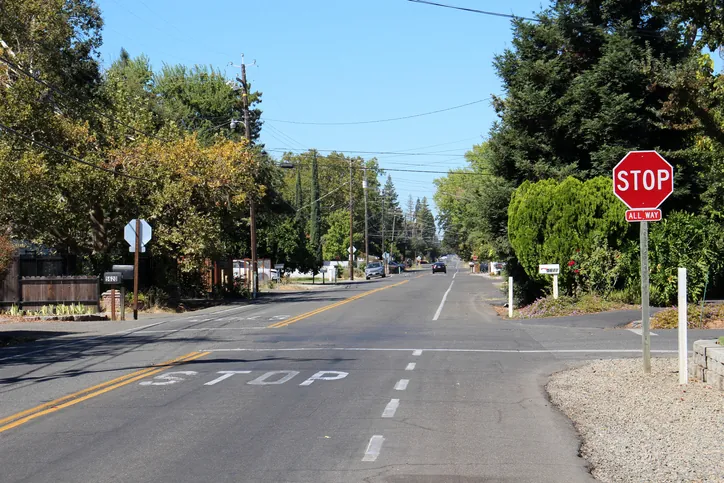
#> input picture stop_sign.png, 724 x 483 px
$ python -i main.py   (imports and definitions only)
#> lines starting #> are read from the running program, lines starting #| are printed output that depends on the picture; after the words box and inside, x2 and y2 are one past the last pixel; in counts of white or black regions, pixels touching at a corner belong together
### lane-detection/utils.py
import cv2
import numpy as np

def thresholding(img):
    imgHsv = cv2.cvtColor(img, cv2.COLOR_BGR2HSV)
    lowerWhite = np.array([0, 0, 200])
    upperWhite = np.array([179, 55, 255])
    maskWhite = cv2.inRange(imgHsv, lowerWhite, upperWhite)
    return maskWhite


def warpImg(img, points, w, h, inv = False):
    pts1 = np.float32(points)
    pts2 = np.float32([[0,0],[w,0],[0,h],[w,h]])
    if inv:
        matrix = cv2.getPerspectiveTransform(pts2, pts1)
    else:
        matrix = cv2.getPerspectiveTransform(pts1, pts2)

    imgWarp = cv2.warpPerspective(img, matrix, (w,h))
    return imgWarp

def nothing(x):
    pass


# [80 lines left out: functions initializeTrackbars, valTrackbars, drawPoints, getHistogram, stackImages, not called in this run]

### lane-detection/main.py
import numpy as np
import cv2
from moviepy.editor import VideoFileClip
import utils
from scipy.interpolate import CubicSpline
import matplotlib.pyplot as plt

history_steering = []
history_speed = []


# --- CẤU HÌNH CỐ ĐỊNH ---
W, H = 480, 240
widthTop = 102
heightTop = 114
widthBottom = 30
heightBottom = 214
LANE_WIDTH = 260
MARGIN = 60
MINPIX = 40
SMOOTH_KERNEL = 25

class AdaptiveController:
    def __init__(self):
        # Cấu hình tốc độ (Tham khảo controllerSP.py)
        self.max_speed = 50    # Chạy thẳng
        self.min_speed = 20    # Vào cua

        # Ngưỡng góc lái để quyết định tốc độ (rad)
        # 1 độ ~ 0.017 rad, 11 độ ~ 0.19 rad
        self.alpha_straight = np.deg2rad(2)
        self.alpha_curve = np.deg2rad(15)

        # Cấu hình độ nhạy lái (Gain)
        self.Kp_straight = 0.6  # Đi thẳng lái nhẹ thôi cho đỡ lắc
        self.Kp_curve = 1.5     # Vào cua lái gắt hơn để bám đường

        # --- TẠO BỘ NỘI SUY (CUBIC SPLINE) ---
        self.speed_spline = CubicSpline(
            [self.alpha_straight, self.alpha_curve],
            [self.max_speed, self.min_speed],
            bc_type=((1, 0.0), (1, 0.0)) # Đạo hàm tại biên bằng 0 (làm phẳng đầu cuối)
        )

        self.gain_spline = CubicSpline(
            [self.alpha_straight, self.alpha_curve],
            [self.Kp_straight, self.Kp_curve],
            bc_type=((1, 0.0), (1, 0.0))
        )

    def get_control(self, offset, heading_error):
        # Lấy giá trị tuyệt đối của góc lệch hướng
        abs_alpha = abs(heading_error)

        # 1. Tính toán Tốc độ và Gain dựa trên độ gắt của khúc cua
        if abs_alpha < self.alpha_straight:
            target_speed = self.max_speed
            kp = self.Kp_straight
        elif abs_alpha > self.alpha_curve:
            target_speed = self.min_speed
            kp = self.Kp_curve
        else:
            # Nội suy mượt mà ở khoảng giữa
            target_speed = float(self.speed_spline(abs_alpha))
            kp = float(self.gain_spline(abs_alpha))

        # 2. Tính góc lái (Kết hợp offset và heading)
        # Công thức Stanley Controller đơn giản hóa:
        # Steering = Heading_Error + arctan(k * CrossTrack_Error / speed)
        # Ở đây ta dùng phiên bản đơn giản hơn lai PID:

        steering_angle = -kp * offset - 0.8 * heading_error

        # Clip góc lái (-25 đến 25 độ)
        steering_angle_deg = np.rad2deg(steering_angle)
        steering_angle_deg = np.clip(steering_angle_deg, -25, 25)

        return steering_angle_deg, target_speed

# Khởi tạo Controller
controller = AdaptiveController()

def get_curve_points(imgWarp):
    h, w = imgWarp.shape[:2]
    ignore_border = 50
    border_drop = 40

    # 1. Histogram
    region_ratio = 0.75
    y0 = int(h * region_ratio)
    histogram = np.sum(imgWarp[y0:, :], axis=0).astype(np.float32)

    if SMOOTH_KERNEL > 1:
        k = np.ones(SMOOTH_KERNEL, dtype=np.float32) / SMOOTH_KERNEL
        histogram = np.convolve(histogram, k, mode="same")

    if ignore_border > 0:
        histogram[:ignore_border] = 0
        histogram[w - ignore_border:] = 0

    # 2. Base Points
    l0 = int(w * 0.05); l1 = int(w * 0.45)
    r0 = int(w * 0.55); r1 = int(w * 0.95)
    l0, l1 = max(0, l0), min(w, l1)
    r0, r1 = max(0, r0), min(w, r1)

    if l1 <= l0 or r1 <= r0: return None, None, None, None, None

    leftx_base = int(np.argmax(histogram[l0:l1]) + l0)
    rightx_base = int(np.argmax(histogram[r0:r1]) + r0)

    # 3. Nonzero
    nonzero = imgWarp.nonzero()
    nonzeroy = np.array(nonzero[0], dtype=np.int32)
    nonzerox = np.array(nonzero[1], dtype=np.int32)

    if border_drop > 0:
        keep = (nonzerox > border_drop) & (nonzerox < (w - border_drop))
        nonzerox = nonzerox[keep]
        nonzeroy = nonzeroy[keep]

    if nonzerox.size < 200: return None, None, None, None, None

    # 4. Sliding Windows
    nwindows = 12
    window_height = int(h // nwindows)
    leftx_current = leftx_base
    rightx_current = rightx_base
    left_lane_inds = []
    right_lane_inds = []

    for window in range(nwindows):
        win_y_low = h - (window + 1) * window_height
        win_y_high = h - window * window_height
        win_xleft_low = leftx_current - MARGIN
        win_xleft_high = leftx_current + MARGIN
        win_xright_low = rightx_current - MARGIN
        win_xright_high = rightx_current + MARGIN

        good_left_inds = ((nonzeroy >= win_y_low) & (nonzeroy < win_y_high) &
                          (nonzerox >= win_xleft_low) & (nonzerox < win_xleft_high)).nonzero()[0]
        good_right_inds = ((nonzeroy >= win_y_low) & (nonzeroy < win_y_high) &
                           (nonzerox >= win_xright_low) & (nonzerox < win_xright_high)).nonzero()[0]

        left_lane_inds.append(good_left_inds)
        right_lane_inds.append(good_right_inds)

        if good_left_inds.size > MINPIX:
            leftx_current = int(np.mean(nonzerox[good_left_inds]))
        if good_right_inds.size > MINPIX:
            rightx_current = int(np.mean(nonzerox[good_right_inds]))

    left_lane_inds = np.concatenate(left_lane_inds) if len(left_lane_inds) else np.array([], dtype=np.int32)
    right_lane_inds = np.concatenate(right_lane_inds) if len(right_lane_inds) else np.array([], dtype=np.int32)

    leftx = nonzerox[left_lane_inds]
    lefty = nonzeroy[left_lane_inds]
    rightx = nonzerox[right_lane_inds]
    righty = nonzeroy[right_lane_inds]

    y_bottom = h - 1
    y_top = int(h * 0)
    ploty = np.linspace(y_top, y_bottom, y_bottom - y_top + 1)

    # 6. Sanity check
    edge_margin = 60
    if rightx.size >= 200 and np.mean(rightx) > (w - edge_margin):
        return None, None, None, None, None
    if leftx.size >= 200 and np.mean(leftx) < edge_margin:
        return None, None, None, None, None

    # 7. Fallback Logic (Sửa lại trả về 5 giá trị)
    # Left missing, infer from Right
    if leftx.size < 200 and rightx.size >= 200:
        right_fit = np.polyfit(righty, rightx, 2)
        right_fitx = right_fit[0] * ploty**2 + right_fit[1] * ploty + right_fit[2]
        curvature_sign = np.sign(right_fit[0])
        left_fitx = right_fitx - LANE_WIDTH * (1 + 0.15 * curvature_sign)
        # Giả lập left_fit từ right_fit (chỉ thay đổi hệ số C - vị trí)
        left_fit = np.array([right_fit[0], right_fit[1], right_fit[2] - LANE_WIDTH])
        return np.clip(left_fitx, 0, w-1), np.clip(right_fitx, 0, w-1), ploty, left_fit, right_fit

    # Right missing, infer from Left
    if rightx.size < 200 and leftx.size >= 200:
        left_fit = np.polyfit(lefty, leftx, 2)
        left_fitx = left_fit[0] * ploty**2 + left_fit[1] * ploty + left_fit[2]
        right_fitx = left_fitx + LANE_WIDTH
        # Giả lập right_fit
        right_fit = np.array([left_fit[0], left_fit[1], left_fit[2] + LANE_WIDTH])
        return np.clip(left_fitx, 0, w-1), np.clip(right_fitx, 0, w-1), ploty, left_fit, right_fit

    if leftx.size < 200 or rightx.size < 200:
        return None, None, None, None, None

    # 8. Fit 2 lane bình thường
    left_fit = np.polyfit(lefty, leftx, 2)
    right_fit = np.polyfit(righty, rightx, 2)

    left_fitx = left_fit[0] * ploty**2 + left_fit[1] * ploty + left_fit[2]
    right_fitx = right_fit[0] * ploty**2 + right_fit[1] * ploty + right_fit[2]

    return np.clip(left_fitx, 0, w-1), np.clip(right_fitx, 0, w-1), ploty, left_fit, right_fit

def calculate_control_info(img_shape, left_fit, right_fit):
    """
    Trả về: offset (m), curvature (m), heading_error (rad)
    """
    h, w = img_shape[:2]
    # Tỷ lệ pixel -> mét (Cần đo đạc thực tế để chính xác nhất)
    ym_per_pix = 30 / 240
    xm_per_pix = 3.7 / 260
    y_eval = h - 1

    if left_fit is None or right_fit is None:
        return 0, 0, 0

    # 1. Tính Offset (Độ lệch tâm)
    left_x = left_fit[0]*y_eval**2 + left_fit[1]*y_eval + left_fit[2]
    right_x = right_fit[0]*y_eval**2 + right_fit[1]*y_eval + right_fit[2]
    lane_center = (left_x + right_x) / 2
    car_center = w / 2
    offset_meter = (lane_center - car_center) * xm_per_pix

    # 2. Tính Curvature (Bán kính cong)
    left_curverad = ((1 + (2*left_fit[0]*y_eval*ym_per_pix + left_fit[1])**2)**1.5) / np.absolute(2*left_fit[0])
    right_curverad = ((1 + (2*right_fit[0]*y_eval*ym_per_pix + right_fit[1])**2)**1.5) / np.absolute(2*right_fit[0])
    curvature_meter = (left_curverad + right_curverad) / 2

    # 3. Tính Heading Error (Góc lệch hướng) - MỚI!
    # Đạo hàm f'(y) = 2Ay + B chính là độ dốc (slope) dx/dy
    # Vì trục y hướng xuống, và x hướng ngang, ta tính góc so với trục dọc
    left_slope = 2 * left_fit[0] * y_eval + left_fit[1]
    right_slope = 2 * right_fit[0] * y_eval + right_fit[1]
    avg_slope = (left_slope + right_slope) / 2

    # Góc lệch (rad) = arctan(slope)
    # Lưu ý: Đây là góc trong không gian pixel.
    # Nếu muốn chính xác tuyệt đối cần nhân tỷ lệ xm_per_pix/ym_per_pix,
    # nhưng ở đây ta dùng xấp xỉ pixel vì Controller tự thích nghi được.
    heading_error_rad = np.arctan(avg_slope)

    return offset_meter, curvature_meter, heading_error_rad

def draw_green_lane(img_original, img_warp, points):
    # 1. Lấy thông tin làn
    left_fitx, right_fitx, ploty, left_fit, right_fit = get_curve_points(img_warp)

    if left_fitx is None: return img_original

    # 2. Tính toán thông số (Lấy thêm Heading Error)
    offset_meter, curvature_meter, heading_error_rad = calculate_control_info(img_warp.shape, left_fit, right_fit)

    # 3. Lấy tín hiệu điều khiển từ Adaptive Controller
    steering_angle, speed = controller.get_control(offset_meter, heading_error_rad)

    history_steering.append(steering_angle)
    history_speed.append(speed)

    # 4. Vẽ vùng xanh
    warp_zero = np.zeros_like(img_warp).astype(np.uint8)
    color_warp = np.dstack((warp_zero, warp_zero, warp_zero))

    pts_left = np.array([np.transpose(np.vstack([left_fitx, ploty]))])
    pts_right = np.array([np.flipud(np.transpose(np.vstack([right_fitx, ploty])))])
    pts = np.hstack((pts_left, pts_right))

    cv2.fillPoly(color_warp, np.int_([pts]), (0, 255, 0))
    # Vẽ viền màu đỏ/xanh dương cho dễ nhìn
    cv2.polylines(color_warp, np.int_([pts_left]), False, (0, 0, 255), 15)
    cv2.polylines(color_warp, np.int_([pts_right]), False, (255, 0, 0), 15)

    newwarp = utils.warpImg(color_warp, points, W, H, inv=True)
    result = cv2.addWeighted(img_original, 1, newwarp, 0.5, 0)

    # 5. Hiển thị thông số đầy đủ
    font = cv2.FONT_HERSHEY_SIMPLEX
    # Cột trái
    cv2.putText(result, f"Offset: {offset_meter:.2f} m", (20, 40), font, 0.7, (255, 255, 0), 2)
    cv2.putText(result, f"Heading: {np.rad2deg(heading_error_rad):.1f} deg", (20, 70), font, 0.7, (255, 255, 0), 2)
    cv2.putText(result, f"Radius: {curvature_meter:.0f} m", (20, 100), font, 0.7, (255, 255, 0), 2)

    # Cột phải (Kết quả điều khiển)
    cv2.putText(result, f"STEER: {steering_angle:.2f}", (300, 40), font, 0.7, (0, 255, 0), 2)
    cv2.putText(result, f"SPEED: {speed:.0f}", (300, 70), font, 0.7, (0, 255, 0), 2)

    print(f"Angle: {steering_angle:.1f} \t Speed: {speed:.0f} \n")

    return result

def frame_processor(image):
    imgSmall = cv2.resize(image, (W, H))
    imgBGR = cv2.cvtColor(imgSmall, cv2.COLOR_RGB2BGR)

    imgThres = utils.thresholding(imgBGR)

    kernel = np.ones((3,3), np.uint8)
    imgThres = cv2.medianBlur(imgThres, 5)
    imgThres = cv2.morphologyEx(imgThres, cv2.MORPH_CLOSE, kernel, iterations=2)
    imgThres = cv2.dilate(imgThres, kernel, iterations=1)

    points = np.float32([(widthTop, heightTop), (W-widthTop, heightTop),
                         (widthBottom, heightBottom), (W-widthBottom, heightBottom)])

    imgWarp = utils.warpImg(imgThres, points, W, H)

    try:
        # Gọi draw_green_lane đã được cập nhật logic tính toán
        final_img = draw_green_lane(imgBGR, imgWarp, points)
    except Exception as e:
        print(f"Error processing frame: {e}")
        final_img = imgBGR

    return cv2.cvtColor(final_img, cv2.COLOR_BGR2RGB)

# --- CHẠY ---
# [40 lines not run here, left out]

>>> import cv2
>>> picture = cv2.cvtColor(cv2.imread('../stop_sign.png'), cv2.COLOR_BGR2RGB)
>>> result = frame_processor(picture)
#> in frame_processor, `imgSmall = cv2.resize(image, (W, H))`:
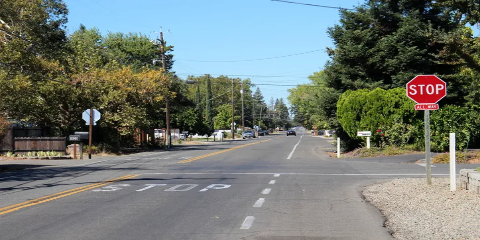
#> imgSmall: shape (240, 480, 3); mean R, G, B 114.2, 121.8, 116
#> in thresholding, `imgHsv = cv2.cvtColor(img, cv2.COLOR_BGR2HSV)`: imgHsv: shape (240, 480, 3); mean H, S, V 63, 70.7, 132.4
#> in thresholding, `maskWhite = cv2.inRange(imgHsv, lowerWhite, upperWhite)`:
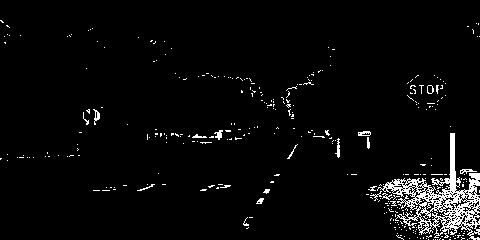
#> maskWhite: shape (240, 480); 3.8% white in thin lines or dots
#> in frame_processor, `imgThres = cv2.medianBlur(imgThres, 5)`: imgThres: shape (240, 480); 3% white; 38 white regions (28 under 20 px), largest, box (x1, y1, x2, y2) and area: (384, 133, 480, 235) 2899, (419, 218, 431, 232) 84, (399, 205, 420, 225) 83
#> in frame_processor, `imgThres = cv2.morphologyEx(imgThres, cv2.MORPH_CLOSE, kernel, iterati..`: imgThres: shape (240, 480); 3.5% white; 18 white regions (13 under 20 px), largest, box (x1, y1, x2, y2) and area: (384, 133, 480, 240) 3824, (215, 131, 222, 139) 40, (359, 131, 370, 136) 34, (95, 111, 100, 121) 31, (337, 147, 340, 156) 27
#> in frame_processor, `imgThres = cv2.dilate(imgThres, kernel, iterations=1)`:
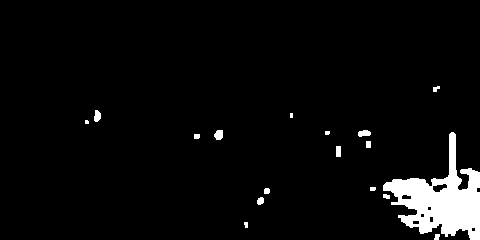
#> imgThres: shape (240, 480); 4.4% white; 17 white regions (3 under 20 px), largest, box (x1, y1, x2, y2) and area: (383, 132, 480, 240) 4525, (214, 130, 223, 140) 74, (358, 130, 371, 137) 70
#> in warpImg, `imgWarp = cv2.warpPerspective(img, matrix, (w,h))`:
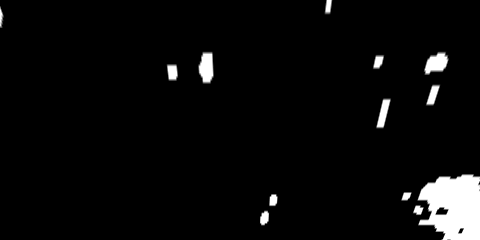
#> imgWarp: shape (240, 480); min 0, max 255, mean 10.5
#> in get_curve_points, `histogram = np.sum(imgWarp[y0:, :], axis=0).astype(np.float32)`: histogram = 480 values, max 15300 at index 451, min 0 at index 0, mean 1725.2
#> in get_curve_points, `histogram = np.convolve(histogram, k, mode="same")`: histogram = 480 values, max 15122.4 at index 463, min 0 at index 0, mean 1627
#> in get_curve_points, `leftx_base = int(np.argmax(histogram[l0:l1]) + l0)`: leftx_base = 24
#> in get_curve_points, `rightx_base = int(np.argmax(histogram[r0:r1]) + r0)`: rightx_base = 429
#> in get_curve_points, `nonzero = imgWarp.nonzero()`: nonzero = 5509 positions, rows 0 to 239, columns 0 to 479
#> in get_curve_points, `nonzeroy = np.array(nonzero[0], dtype=np.int32)`: nonzeroy = 5509 values from 0 to 239
#> in get_curve_points, `nonzerox = np.array(nonzero[1], dtype=np.int32)`: nonzerox = 5509 values, max 479 at index 1904, min 0 at index 41, mean 400.2
#> in get_curve_points, `nonzerox = nonzerox[keep]`: nonzerox = 2777 values, max 439 at index 115, min 166 at index 491, mean 353.2
#> in get_curve_points, `nonzeroy = nonzeroy[keep]`: nonzeroy = 2777 values from 0 to 231
#> in get_curve_points, `leftx_current = leftx_base`: leftx_current = 24
#> in get_curve_points, `rightx_current = rightx_base`: rightx_current = 429
#> the loop in get_curve_points, `for window in range(nwindows):` made 12 passes
#> (win_xright_low, win_xright_high, rightx_current) on passes 1, 2, 3, 6, 7, 8, 9, 10: (369, 489, 430), (370, 490, 427), (367, 487, 426), (366, 486, 380), (320, 440, 394), (334, 454, 428), (368, 488, 415), (355, 475, 410)
#> (win_xright_low, win_xright_high) on passes 4, 5, 11, 12: (366, 486), (366, 486), (350, 470), (350, 470)
#> after the loop in get_curve_points, `for window in range(nwindows):`: left_lane_inds = [empty array, empty array, empty array, empty array, empty array, empty array, empty array, empty array, empty array, empty array, empty array, empty array]; right_lane_inds = 12 items
#> in get_curve_points, `left_lane_inds = np.concatenate(left_lane_inds) if len(left_lane_inds)..`: left_lane_inds = empty array
#> in get_curve_points, `right_lane_inds = np.concatenate(right_lane_inds) if len(right_lane_in..`: right_lane_inds = 1830 values, max 2776 at index 160, min 113 at index 1696, mean 1576.9
#> in get_curve_points, `leftx = nonzerox[left_lane_inds]`: leftx = empty array
#> in get_curve_points, `rightx = nonzerox[right_lane_inds]`: rightx = 1830 values, max 439 at index 20, min 372 at index 1585, mean 418.2
#> in get_curve_points, `righty = nonzeroy[right_lane_inds]`: righty = 1830 values, max 231 at index 156, min 51 at index 1696, mean 145.1
#> in get_curve_points, `right_fit = np.polyfit(righty, rightx, 2)`: right_fit = [0.00277, -0.659, 444.8]
#> in get_curve_points, `right_fitx = right_fit[0] * ploty**2 + right_fit[1] * ploty + right_fi..`: right_fitx = 240 values, max 445.6 at index 239, min 405.6 at index 119, mean 418.9
#> in get_curve_points, `curvature_sign = np.sign(right_fit[0])`: curvature_sign = 1
#> in get_curve_points, `left_fitx = right_fitx - LANE_WIDTH * (1 + 0.15 * curvature_sign)`: left_fitx = 240 values, max 146.6 at index 239, min 106.6 at index 119, mean 119.9
#> in get_curve_points, `left_fit = np.array([right_fit[0], right_fit[1], right_fit[2] - LANE_W..`: left_fit = [0.00277, -0.659, 184.8]
#> in draw_green_lane, `left_fitx, right_fitx, ploty, left_fit, right_fit = get_curve_points(i..`: ploty = 240 values from 0 to 239; left_fit = [0.00277, -0.659, 184.8]; right_fit = [0.00277, -0.659, 444.8]
#> in calculate_control_info, `left_x = left_fit[0]*y_eval**2 + left_fit[1]*y_eval + left_fit[2]`: left_x = 185.6
#> in calculate_control_info, `right_x = right_fit[0]*y_eval**2 + right_fit[1]*y_eval + right_fit[2]`: right_x = 445.6
#> in calculate_control_info, `lane_center = (left_x + right_x) / 2`: lane_center = 315.6
#> in calculate_control_info, `offset_meter = (lane_center - car_center) * xm_per_pix`: offset_meter = 1.08
#> in calculate_control_info, `left_curverad = ((1 + (2*left_fit[0]*y_eval*ym_per_pix + left_fit[1])*..`: left_curverad = 250.2
#> in calculate_control_info, `left_slope = 2 * left_fit[0] * y_eval + left_fit[1]`: left_slope = 0.666
#> in calculate_control_info, `heading_error_rad = np.arctan(avg_slope)`: heading_error_rad = 0.587
#> in draw_green_lane, `offset_meter, curvature_meter, heading_error_rad = calculate_control_i..`: offset_meter = 1.08; curvature_meter = 250.2; heading_error_rad = 0.587
#> in get_control, `steering_angle = -kp * offset - 0.8 * heading_error`: steering_angle = -2.08
#> in get_control, `steering_angle_deg = np.rad2deg(steering_angle)`: steering_angle_deg = -119.4
#> in get_control, `steering_angle_deg = np.clip(steering_angle_deg, -25, 25)`: steering_angle_deg = -25
#> in draw_green_lane, `steering_angle, speed = controller.get_control(offset_meter, heading_e..`: speed = 20
#> in draw_green_lane, `pts_left = np.array([np.transpose(np.vstack([left_fitx, ploty]))])`: pts_left = 240 pairs, first value 106.6 to 146.6, second value 0 to 239
#> in draw_green_lane, `pts_right = np.array([np.flipud(np.transpose(np.vstack([right_fitx, pl..`: pts_right = 240 pairs, first value 405.6 to 445.6, second value 0 to 239
#> in draw_green_lane, `pts = np.hstack((pts_left, pts_right))`: pts = 480 pairs, first value 106.6 to 445.6, second value 0 to 239
#> in draw_green_lane, `cv2.polylines(color_warp, np.int_([pts_right]), False, (255, 0, 0), 15)`:
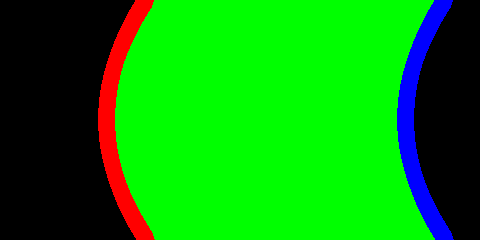
#> color_warp: shape (240, 480, 3); mean of channels 0, 1, 2 9.5, 149.3, 9.5; drawn as B, G, R
#> call 2 of warpImg, with points = array of shape (4, 2), w = 480, h = 240, inv = True
#> in warpImg (call 2), `imgWarp = cv2.warpPerspective(img, matrix, (w,h))`:
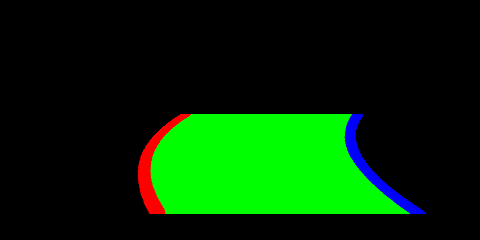
#> imgWarp: shape (240, 480, 3); mean of channels 0, 1, 2 2.9, 45, 2.9; drawn as B, G, R
#> in draw_green_lane, `cv2.putText(result, f"SPEED: {speed:.0f}", (300, 70), font, 0.7, (0, 2..`:
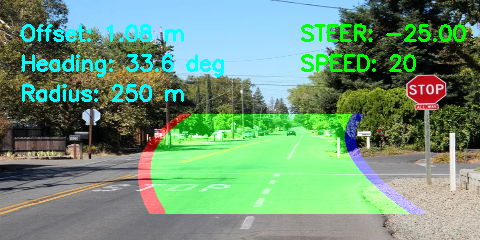
#> result: shape (240, 480, 3); mean B, G, R 120.4, 149, 111.2
#| Angle: -25.0 	 Speed: 20
